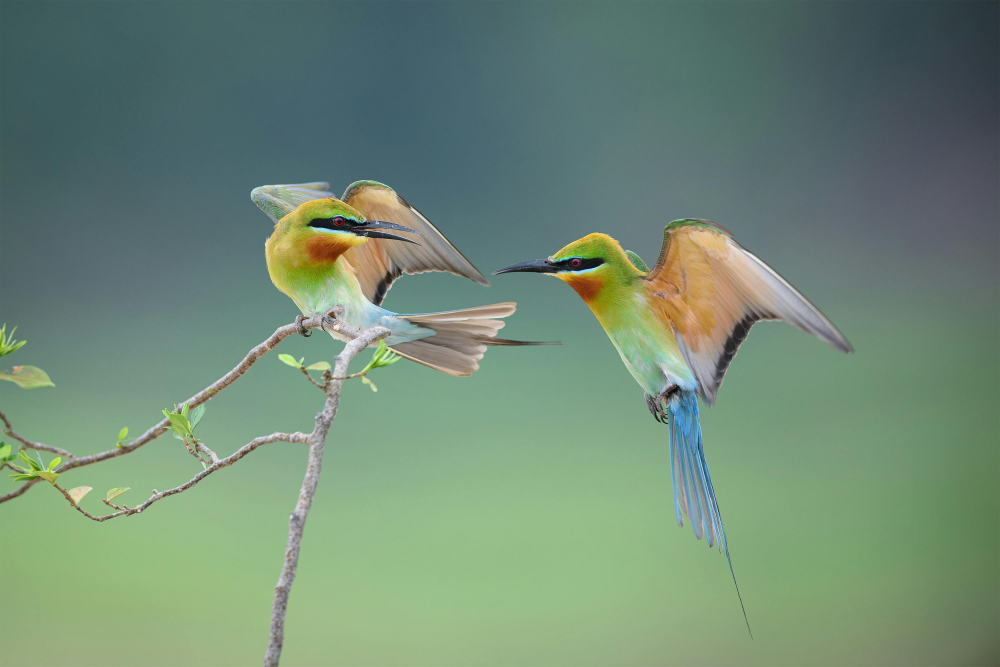
#> input picture bird.jpg, 3000 x 2000 px (shown at 1/3 size)
$ python main.py
#> lines starting #> are read from the running program, lines starting #| are printed output that depends on the picture
import cv2 as cv

img1 = cv.imread('bird.jpg')
#> img1 is the input picture: shape (2000, 3000, 3); mean B, G, R 117.7, 138.2, 112.7

img1Resize = cv.resize(img1, (600,700))
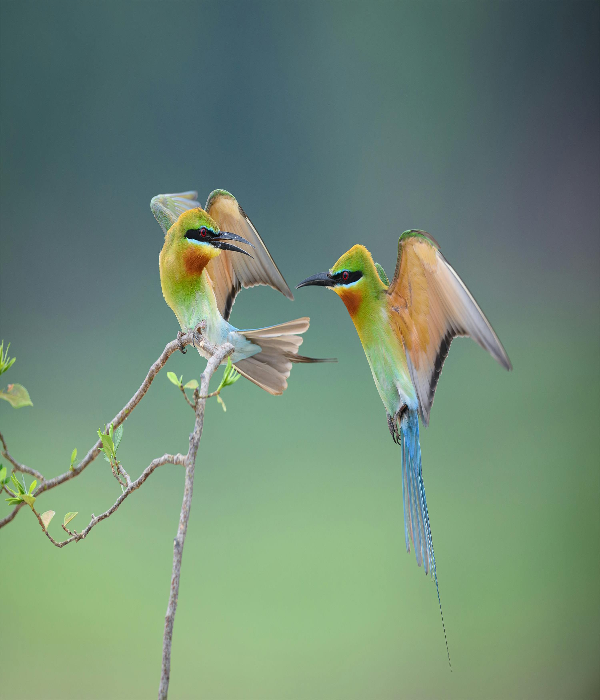
#> img1Resize: shape (700, 600, 3); mean B, G, R 117.7, 138.2, 112.6

cv.imshow('binary', img1Resize)

print(type(img1))
#| <class 'numpy.ndarray'>
print(img1Resize.shape)
#| (700, 600, 3)
print(img1Resize.dtype)
#| uint8
print(img1Resize.size)
#| 1260000

print(img1Resize)
#> (printed output is left out)

cv.waitKey(0)

cv.destroyAllWindows()
